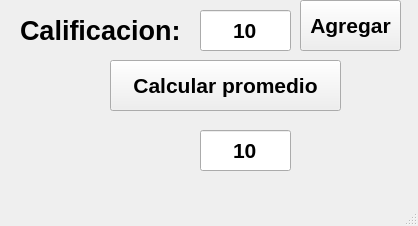
<?xml version="1.0" encoding="UTF-8"?>
<ui version="4.0">
 <class>MainWindow</class>
 <widget class="QMainWindow" name="MainWindow">
  <property name="geometry">
   <rect>
    <x>0</x>
    <y>0</y>
    <width>418</width>
    <height>226</height>
   </rect>
  </property>
  <property name="windowTitle">
   <string>MainWindow</string>
  </property>
  <widget class="QWidget" name="centralwidget">
   <widget class="QLabel" name="label">
    <property name="geometry">
     <rect>
      <x>20</x>
      <y>10</y>
      <width>161</width>
      <height>41</height>
     </rect>
    </property>
    <property name="text">
     <string>&lt;html&gt;&lt;head/&gt;&lt;body&gt;&lt;p&gt;&lt;span style=&quot; font-size:20pt; font-weight:600;&quot;&gt;Calificacion:&lt;/span&gt;&lt;/p&gt;&lt;/body&gt;&lt;/html&gt;</string>
    </property>
   </widget>
   <widget class="QLineEdit" name="txt_calificacion">
    <property name="geometry">
     <rect>
      <x>200</x>
      <y>10</y>
      <width>91</width>
      <height>41</height>
     </rect>
    </property>
    <property name="font">
     <font>
      <pointsize>16</pointsize>
      <weight>75</weight>
      <bold>true</bold>
     </font>
    </property>
    <property name="text">
     <string>10</string>
    </property>
    <property name="alignment">
     <set>Qt::AlignCenter</set>
    </property>
   </widget>
   <widget class="QPushButton" name="btn_agregar">
    <property name="geometry">
     <rect>
      <x>300</x>
      <y>0</y>
      <width>101</width>
      <height>51</height>
     </rect>
    </property>
    <property name="font">
     <font>
      <pointsize>16</pointsize>
      <weight>75</weight>
      <bold>true</bold>
     </font>
    </property>
    <property name="text">
     <string>Agregar</string>
    </property>
   </widget>
   <widget class="QLineEdit" name="txt_promedio">
    <property name="geometry">
     <rect>
      <x>200</x>
      <y>130</y>
      <width>91</width>
      <height>41</height>
     </rect>
    </property>
    <property name="font">
     <font>
      <pointsize>16</pointsize>
      <weight>75</weight>
      <bold>true</bold>
     </font>
    </property>
    <property name="text">
     <string>10</string>
    </property>
    <property name="alignment">
     <set>Qt::AlignCenter</set>
    </property>
   </widget>
   <widget class="QPushButton" name="btn_calcular">
    <property name="geometry">
     <rect>
      <x>110</x>
      <y>60</y>
      <width>231</width>
      <height>51</height>
     </rect>
    </property>
    <property name="font">
     <font>
      <pointsize>16</pointsize>
      <weight>75</weight>
      <bold>true</bold>
     </font>
    </property>
    <property name="text">
     <string>Calcular promedio</string>
    </property>
   </widget>
  </widget>
  <widget class="QMenuBar" name="menubar">
   <property name="geometry">
    <rect>
     <x>0</x>
     <y>0</y>
     <width>418</width>
     <height>21</height>
    </rect>
   </property>
  </widget>
  <widget class="QStatusBar" name="statusbar"/>
 </widget>
 <resources/>
 <connections/>
</ui>
